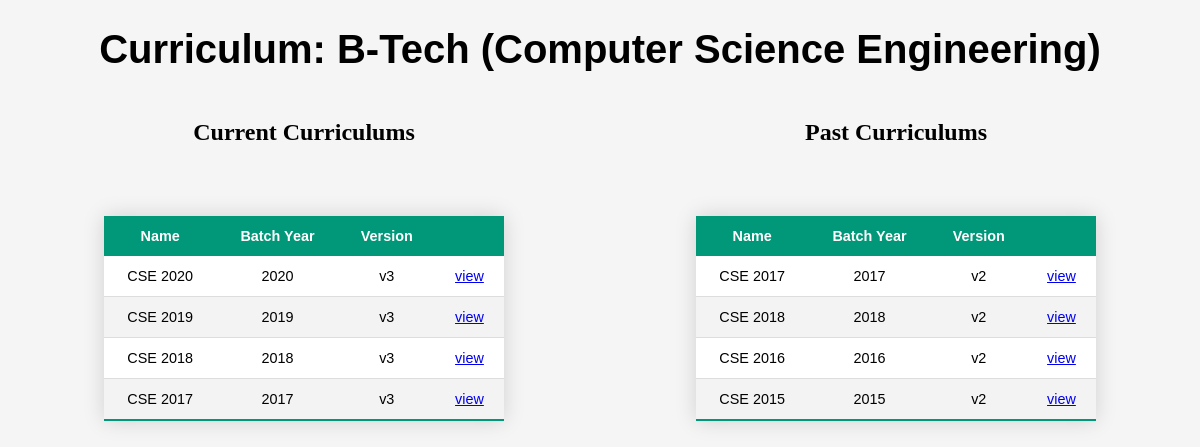
The app's page /curriculum/1 with its own data.
### program_and_curriculum_management/models.py (models this page shows, shortened)
class Programme(models.Model):
    category = models.CharField(max_length=100)
    title = models.CharField(max_length=100)

class Curriculum(models.Model):
    name = models.CharField(max_length=100)
    batch_year = models.IntegerField(default=date.today().year)
    version = models.CharField(max_length=50)
    present_curriculum = models.BooleanField(default=False)
    programme_id = models.ForeignKey(Programme, on_delete=models.CASCADE)

### program_and_curriculum_management/views.py (the view)
# urls.py: path('curriculum/<pro_id>',views.curriculum, name='curriculum'),
def curriculum(request, pro_id):
    current_curriculum = Curriculum.objects.filter(present_curriculum=1).filter(programme_id_id=pro_id)
    past_curriculum = Curriculum.objects.filter(present_curriculum=0).filter(programme_id_id=pro_id)
    title = Programme.objects.filter(id=pro_id)[0]
    return render(request,'curriculum.html',{'Current_curriculum': current_curriculum, 'Past_curriculum': past_curriculum, 'Title':title})

### templates/curriculum.html (shortened to what this page needs)
<!DOCTYPE html>
<html>
<head>
    <link rel='stylesheet' type='text/css' media='screen' href='/static/style.css'>
</head>
<body>
    <div class="top">
        <h1>Curriculum: <span>{{ Title.title }}</span></h1>
    </div>
    <section>
        <div class="leftside">
            <h2> Current Curriculums</h2>
            <table class="styled-table">
            <thead>
                <tr>
                    <th>Name</th>
                    <th>Batch Year</th>
                    <th> Version</th>
                    <th></th>
                </tr>
            </thead>
            <tbody>
                {% for cc in Current_curriculum %}
                <tr>
                    <td>{{ cc.name }}</td>
                    <td>{{ cc.batch_year }}</td>
                    <td>{{ cc.version }}</td>
                    <td><a href="{% url 'semester' cc.id %}">view</a></td>
                </tr>
                {% endfor %}
            </tbody>
            </table>
        </div>
        <div class="rightside">
            <h2> Past Curriculums</h2>
            <table class="styled-table">
                <thead>
                    <tr>
                        <th>Name</th>
                        <th>Batch Year</th>
                        <th> Version</th>
                        <th></th>
                    </tr>
                </thead>
                <tbody>
                    {% for pc in Past_curriculum %}
                    <tr>
                        <td>{{ pc.name }}</td>
                        <td>{{ pc.batch_year }}</td>
                        <td>{{ pc.version }}</td>
                        <td><a href="{% url 'semester' pc.id %}">view</a></td>
                    </tr>
                    {% endfor %}
                </tbody>
            </table>
        </div>
    </section>
</body>
</html>

### static/style.css (style rules this page uses)
body { background: whitesmoke; display: block; margin: 8px; }
section { display:flex; }
.leftside { width:55%; height:300px; text-align:center; }
.rightside { width:55%; height:300px; text-align:center; }
.top { text-align :center; margin: 25px 25px x; margin-left: auto; margin-right: auto; margin-top :5px; font-size: 20px; font-family: sans-serif; }
.styled-table { border-collapse: collapse; margin: 25px 25px 25px; margin-left: auto; margin-right: auto; margin-top :70px; font-size: 0.9em; font-family: sans-serif; min-width: 400px; box-shadow: 0 0 20px rgba(0, 0, 0, 0.15); }
.styled-table thead tr, .styled-table thead th { background-color: #009879; color: #ffffff; text-align: center; }
.styled-table th, .styled-table td { padding: 12px 15px; }
.styled-table tbody tr { border-bottom: 1px solid #dddddd; }
.styled-table tbody tr:nth-of-type(even) { background-color: #f3f3f3; }
.styled-table tbody tr:nth-of-type(odd) { background-color: white; }
.styled-table tbody tr:last-of-type { border-bottom: 2px solid #009879; }

### records on screen
Programme: title "B-Tech (Computer Science Engineering)"
Curriculum: name "CSE 2020", batch_year "2020", version "v3"
Curriculum: name "CSE 2019", batch_year "2019", version "v3"
Curriculum: name "CSE 2018", batch_year "2018", version "v3"
Curriculum: name "CSE 2017", batch_year "2017", version "v3"
Curriculum: name "CSE 2017", batch_year "2017", version "v2"
Curriculum: name "CSE 2018", batch_year "2018", version "v2"
Curriculum: name "CSE 2016", batch_year "2016", version "v2"
Curriculum: name "CSE 2015", batch_year "2015", version "v2"
